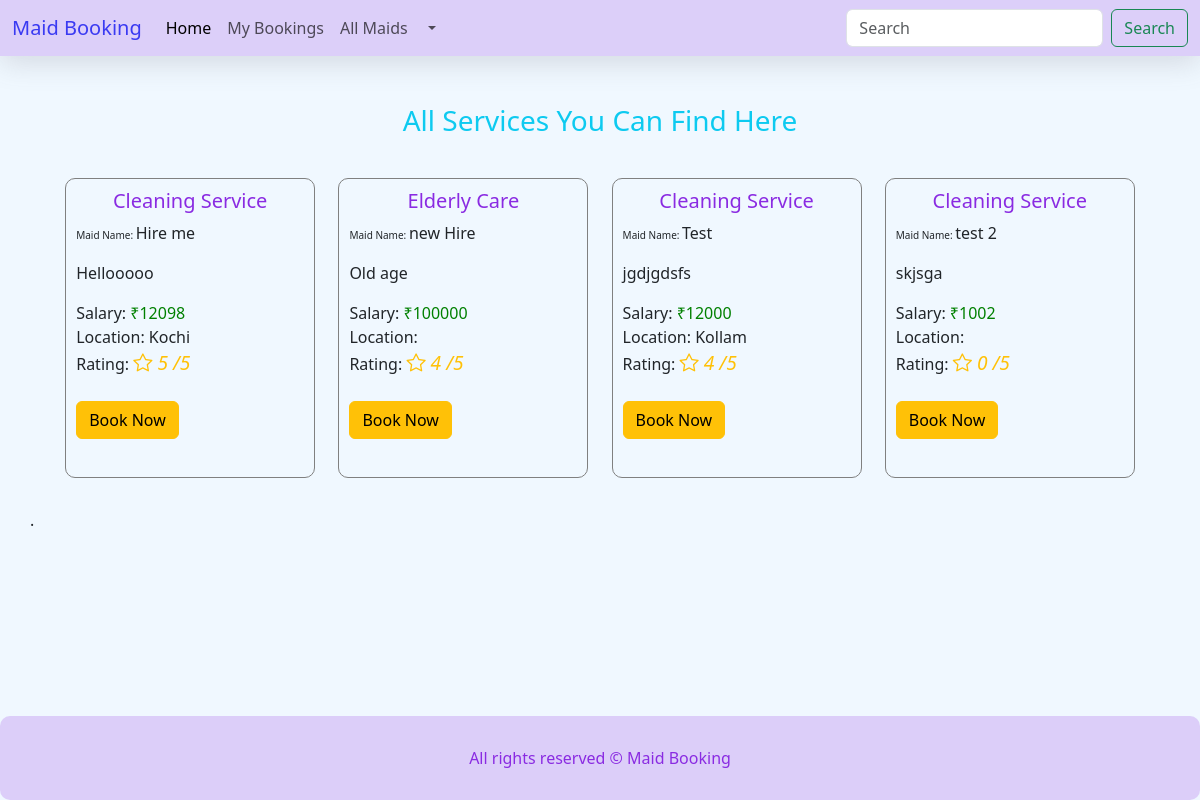
The page /maidlist.php on the database its author committed.
### tables this page shows
CREATE TABLE IF NOT EXISTS `maid` (
  `id` int(11) NOT NULL,
  `Service` varchar(255) NOT NULL,
  `Hourlyrate` int(11) NOT NULL,
  `monthlyrate` int(11) NOT NULL,
  `Availability` tinyint(1) NOT NULL,
  `Service_Name` varchar(255) NOT NULL,
  `Company_name` varchar(255) NOT NULL,
  `Rating` int(20) NOT NULL,
  `totalrater` int(20) NOT NULL,
  `location` varchar(255) NOT NULL
);

### maidlist.php (the view, shortened to what this page needs)
<!DOCTYPE html>
<html lang="en">
<head>
  <link href="https://cdn.jsdelivr.net/npm/bootstrap@5.3.2/dist/css/bootstrap.min.css" rel="stylesheet"
>
  <link rel="stylesheet" href="css/styles.css">
        <link rel="stylesheet" href="https://cdn.jsdelivr.net/npm/bootstrap-icons@1.11.2/font/bootstrap-icons.min.css">
</head>
<body>
    <?php include 'components/headder.php'?>
    <div class="container mt-5">
    <h3 class="text-info text-center">All Services You Can Find Here</h3>
        <div class="maidcontainer mt-3">
        <?php include ('dbconnection.php'); ?>
        <?php
                    $maids = "SELECT * FROM maid";
                    $rs = $conn->query($maids);
						    while($rws = $rs->fetch_assoc()){
        ?>
            <div class="maid-card mt-4">
                <h5><?php echo $rws['Service']?></h5>
                <p><span style="font-size:10px;">Maid Name: </span> <?php echo $rws['Company_name']?></p>
                <p><?php echo $rws['Service_Name']?></p>
                <span>Salary:</span><span style="color:green"> ₹<?php echo $rws['monthlyrate']?></span>
                  <br>
                <span>Location: <?php echo $rws['location']?></span><br>
                  <?php
                  if ($rws["totalrater"] == 0){
                  ?>
                  <span>Rating:  <i class="bi bi-star text-warning" style="font-size:larger"> <?php echo $rws["Rating"] ?> /5 </i></span>
                  <?php
                  }else{?>
                  <span>Rating: <i class="bi bi-star text-warning" style="font-size:larger"> <?php echo $rws["Rating"]/ $rws["totalrater"] ?>  /5 </i></span>
                  <?php }?>
                <br><br>
                <a href="booking.php?id=<?php echo $rws['id']?>" class="btn btn-warning btn-full">Book Now</a>
            </div>
            <?php
            }
            ?>
        </div>
    </div>
    <?php include 'components/footer.php'?>
</body>
</html>

### css/styles.css (style rules this page uses)
body { background-color: aliceblue; }

### maidlist.php (style rules this page uses)
.maid-card { width:250px; height:300px; border:.5px solid gray; border-radius:10px; padding:10px; }
.maid-card h5 { text-align:center; color:blueviolet; }
.maidcontainer { display:flex; justify-content:space-evenly; flex-wrap:wrap; align-items:center; }

### rows shown on the page
maid: Service "Cleaning Service", Company_name "Hire me", Service_Name "Hellooooo", monthlyrate "12098", location "Kochi", $rws['Rating']/$rws['totalrater'] "5"
maid: Service "Elderly Care", Company_name "new Hire", Service_Name "Old age", monthlyrate "100000", $rws["Rating"]/ $rws["totalrater"] "4"
maid: Service "Cleaning Service", Company_name "Test", Service_Name "jgdjgdsfs", monthlyrate "12000", location "Kollam", $rws['Rating']/$rws['totalrater'] "4"
maid: Service "Cleaning Service", Company_name "test 2", Service_Name "skjsga", monthlyrate "1002", Rating "0"
